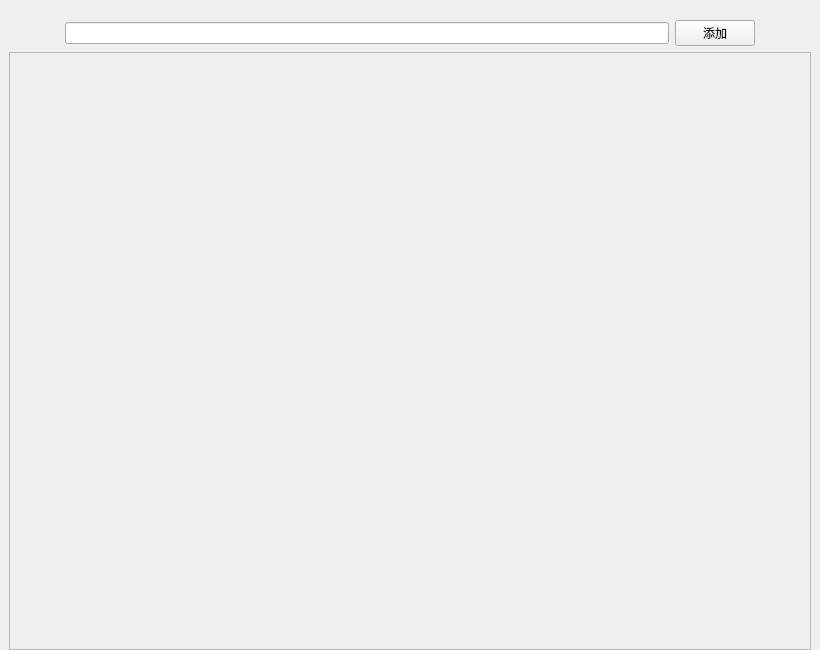
<?xml version="1.0" encoding="UTF-8"?>
<ui version="4.0">
 <class>Form</class>
 <widget class="QWidget" name="Form">
  <property name="geometry">
   <rect>
    <x>0</x>
    <y>0</y>
    <width>820</width>
    <height>650</height>
   </rect>
  </property>
  <property name="minimumSize">
   <size>
    <width>540</width>
    <height>650</height>
   </size>
  </property>
  <property name="windowTitle">
   <string>Form</string>
  </property>
  <layout class="QHBoxLayout" name="horizontalLayout">
   <property name="leftMargin">
    <number>0</number>
   </property>
   <property name="topMargin">
    <number>0</number>
   </property>
   <property name="rightMargin">
    <number>0</number>
   </property>
   <property name="bottomMargin">
    <number>0</number>
   </property>
   <item>
    <widget class="QWidget" name="widget" native="true">
     <layout class="QVBoxLayout" name="verticalLayout">
      <property name="leftMargin">
       <number>9</number>
      </property>
      <property name="topMargin">
       <number>0</number>
      </property>
      <property name="rightMargin">
       <number>9</number>
      </property>
      <property name="bottomMargin">
       <number>0</number>
      </property>
      <item>
       <widget class="QLabel" name="label">
        <property name="text">
         <string/>
        </property>
       </widget>
      </item>
      <item>
       <layout class="QHBoxLayout" name="horizontalLayout_2">
        <item>
         <widget class="QLabel" name="label_2">
          <property name="minimumSize">
           <size>
            <width>50</width>
            <height>0</height>
           </size>
          </property>
          <property name="text">
           <string/>
          </property>
         </widget>
        </item>
        <item>
         <widget class="QLineEdit" name="LE_edit">
          <property name="minimumSize">
           <size>
            <width>274</width>
            <height>0</height>
           </size>
          </property>
         </widget>
        </item>
        <item>
         <widget class="QPushButton" name="PB_add">
          <property name="minimumSize">
           <size>
            <width>70</width>
            <height>0</height>
           </size>
          </property>
          <property name="text">
           <string>添加</string>
          </property>
         </widget>
        </item>
        <item>
         <widget class="QLabel" name="label_3">
          <property name="minimumSize">
           <size>
            <width>50</width>
            <height>0</height>
           </size>
          </property>
          <property name="text">
           <string/>
          </property>
         </widget>
        </item>
       </layout>
      </item>
      <item>
       <widget class="QScrollArea" name="SA_keyword">
        <property name="widgetResizable">
         <bool>true</bool>
        </property>
        <widget class="QWidget" name="scrollAreaWidgetContents">
         <property name="geometry">
          <rect>
           <x>0</x>
           <y>0</y>
           <width>800</width>
           <height>597</height>
          </rect>
         </property>
         <layout class="QGridLayout" name="gridLayout"/>
        </widget>
       </widget>
      </item>
     </layout>
    </widget>
   </item>
  </layout>
 </widget>
 <resources/>
 <connections/>
</ui>
